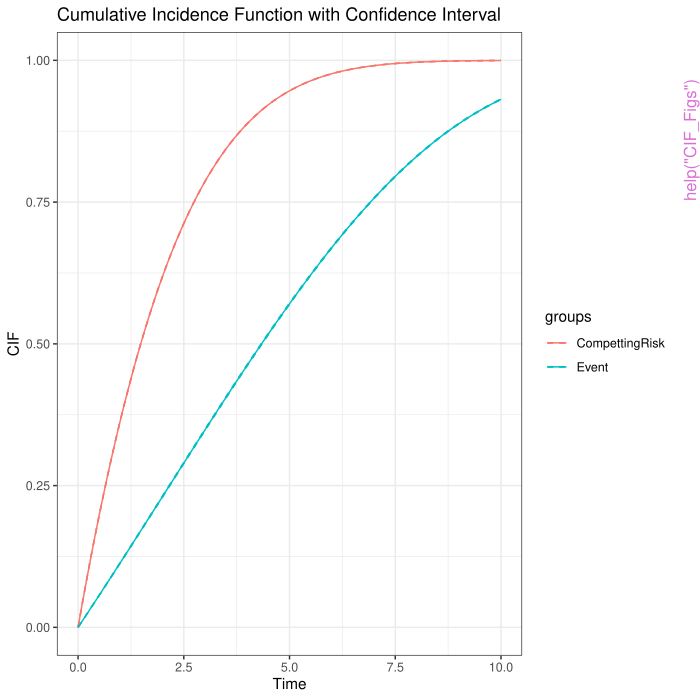

Recreate this plot in R.
pkgname <- "cmpp"
source(file.path(R.home("share"), "R", "examples-header.R"))
options(warn = 1)
options(pager = "console")
base::assign(".ExTimings", "cmpp-Ex.timings", pos = 'CheckExEnv')
base::cat("name\tuser\tsystem\telapsed\n", file=base::get(".ExTimings", pos = 'CheckExEnv'))
base::assign(".format_ptime",
function(x) {
  if(!is.na(x[4L])) x[1L] <- x[1L] + x[4L]
  if(!is.na(x[5L])) x[2L] <- x[2L] + x[5L]
  options(OutDec = '.')
  format(x[1L:3L], digits = 7L)
},
pos = 'CheckExEnv')

### * </HEADER>
library('cmpp')

base::assign(".oldSearch", base::search(), pos = 'CheckExEnv')
base::assign(".old_wd", base::getwd(), pos = 'CheckExEnv')
cleanEx()
nameEx("CIF_Figs")
### * CIF_Figs

flush(stderr()); flush(stdout())

base::assign(".ptime", proc.time(), pos = "CheckExEnv")
### Name: CIF_Figs
### Title: Plot Cumulative Incidence Functions (CIF) with Confidence
###   Intervals
### Aliases: CIF_Figs

### ** Examples

library(cmpp)
data("fertility_data")
Nam <- names(fertility_data)
fertility_data$Education
datt <- make_Dummy(fertility_data, features = c("Education"))
datt <- datt$New_Data 
datt['Primary_Secondary'] <- datt$`Education:2`
datt['Higher_Education'] <- datt$`Education:3`
datt$`Education:2` <- datt$`Education:3` <- NULL
datt2 <- make_Dummy(datt, features = 'Event')$New_Data
d1 <- datt2$`Event:2`
d2 <- datt2$`Event:3`
feat <- datt2[c('age', 'Primary_Secondary', 'Higher_Education')] |> 
   data.matrix()
timee <- datt2[['time']]
Initialize(feat, timee, d1, d2, 1e-10)
initial_params <- c(0.001, 0.001, 0.001, 0.001)
result <- CIF_res1(initial_params)
print(result)
initial_params <- c(0.01, 0.01, 0.01, 0.01)
TimeFailure <- seq(0, 10, by = 0.1)
plot <- CIF_Figs(initial_params, TimeFailure)
print(plot)




base::assign(".dptime", (proc.time() - get(".ptime", pos = "CheckExEnv")), pos = "CheckExEnv")
base::cat("CIF_Figs", base::get(".format_ptime", pos = 'CheckExEnv')(get(".dptime", pos = "CheckExEnv")), "\n", file=base::get(".ExTimings", pos = 'CheckExEnv'), append=TRUE, sep="\t")
cleanEx()
nameEx("CIF_res1")
### * CIF_res1

flush(stderr()); flush(stdout())

base::assign(".ptime", proc.time(), pos = "CheckExEnv")
### Name: CIF_res1
### Title: Compute Cumulative Incidence Function (CIF) Results
### Aliases: CIF_res1

### ** Examples

library(cmpp)
data("fertility_data")
Nam <- names(fertility_data)
fertility_data$Education
datt <- make_Dummy(fertility_data, features = c("Education"))
datt <- datt$New_Data 
datt['Primary_Secondary'] <- datt$`Education:2`
datt['Higher_Education'] <- datt$`Education:3`
datt$`Education:2` <- datt$`Education:3` <- NULL
datt2 <- make_Dummy(datt, features = 'Event')$New_Data
d1 <- datt2$`Event:2`
d2 <- datt2$`Event:3`
feat <- datt2[c('age', 'Primary_Secondary', 'Higher_Education')] |> 
   data.matrix()
timee <- datt2[['time']]
Initialize(feat, timee, d1, d2, 1e-10)
initial_params <- c(0.001, 0.001, 0.001, 0.001)
result <- CIF_res1(initial_params)
print(result)




base::assign(".dptime", (proc.time() - get(".ptime", pos = "CheckExEnv")), pos = "CheckExEnv")
base::cat("CIF_res1", base::get(".format_ptime", pos = 'CheckExEnv')(get(".dptime", pos = "CheckExEnv")), "\n", file=base::get(".ExTimings", pos = 'CheckExEnv'), append=TRUE, sep="\t")
cleanEx()
nameEx("Cleanup")
### * Cleanup

flush(stderr()); flush(stdout())

base::assign(".ptime", proc.time(), pos = "CheckExEnv")
### Name: Cleanup
### Title: Clean up memory by deleting the pointer to the Cmpp instance
### Aliases: Cleanup

### ** Examples

# Assuming you have previously initialized the Cmpp object with `Initialize()`
Cleanup()



base::assign(".dptime", (proc.time() - get(".ptime", pos = "CheckExEnv")), pos = "CheckExEnv")
base::cat("Cleanup", base::get(".format_ptime", pos = 'CheckExEnv')(get(".dptime", pos = "CheckExEnv")), "\n", file=base::get(".ExTimings", pos = 'CheckExEnv'), append=TRUE, sep="\t")
cleanEx()
nameEx("Cmpp_CIF")
### * Cmpp_CIF

flush(stderr()); flush(stdout())

base::assign(".ptime", proc.time(), pos = "CheckExEnv")
### Name: Cmpp_CIF
### Title: Compute and Plot Cumulative Incidence Functions (CIF) for
###   Competing Risks
### Aliases: Cmpp_CIF

### ** Examples

library(cmpp)
data("fertility_data")
Nam <- names(fertility_data)
fertility_data$Education
datt <- make_Dummy(fertility_data, features = c("Education"))
datt <- datt$New_Data 
datt['Primary_Secondary'] <- datt$`Education:2`
datt['Higher_Education'] <- datt$`Education:3`
datt$`Education:2` <- datt$`Education:3` <- NULL
datt2 <- make_Dummy(datt, features = 'Event')$New_Data
d1 <- datt2$`Event:2`
d2 <- datt2$`Event:3`
feat <- datt2[c('age', 'Primary_Secondary', 'Higher_Education')] |> 
   data.matrix()
timee <- datt2[['time']]
Initialize(feat, timee, d1, d2, 1e-10)
result <- Cmpp_CIF(
  featureID = c(1, 2),
  featureValue = c(0.5, 1.2),
  RiskNames = c("Event1", "Event2"),
  TypeMethod = "GOR",
  predTime = seq(0, 10, by = 0.5)
)
print(result$Plot$Plot_InputModel)  # Plot for the specified model
print(result$Plot$PlotAdjusted_AllModels)  # Adjusted CIFs for all models
print(result$CIF$CIFAdjusted)  # Adjusted CIF values




base::assign(".dptime", (proc.time() - get(".ptime", pos = "CheckExEnv")), pos = "CheckExEnv")
base::cat("Cmpp_CIF", base::get(".format_ptime", pos = 'CheckExEnv')(get(".dptime", pos = "CheckExEnv")), "\n", file=base::get(".ExTimings", pos = 'CheckExEnv'), append=TRUE, sep="\t")
cleanEx()
nameEx("F_cdf_rcpp")
### * F_cdf_rcpp

flush(stderr()); flush(stdout())

base::assign(".ptime", proc.time(), pos = "CheckExEnv")
### Name: F_cdf_rcpp
### Title: Compute the CDF of the Parametric Generalized odds rate (GOR)
### Aliases: F_cdf_rcpp

### ** Examples

library(cmpp)
set.seed(321)
features <- matrix(rnorm(300, 1, 2), nrow = 100, ncol = 3)
delta1 <- sample(c(0, 1), 100, replace = TRUE)
delta2 <- 1 - delta1
x <- rexp(100, rate = 1/2)
Initialize(features, x, delta1, delta2, h = 1e-3)
params <- rep(0.001, (ncol(features) + 3))
y <- 0.07
z <- features[1, ]
(cdf_value <- F_cdf_rcpp(params, z, y))



base::assign(".dptime", (proc.time() - get(".ptime", pos = "CheckExEnv")), pos = "CheckExEnv")
base::cat("F_cdf_rcpp", base::get(".format_ptime", pos = 'CheckExEnv')(get(".dptime", pos = "CheckExEnv")), "\n", file=base::get(".ExTimings", pos = 'CheckExEnv'), append=TRUE, sep="\t")
cleanEx()
nameEx("F_cdf_rcpp2")
### * F_cdf_rcpp2

flush(stderr()); flush(stdout())

base::assign(".ptime", proc.time(), pos = "CheckExEnv")
### Name: F_cdf_rcpp2
### Title: Compute the CDF of the Parametric Proportional Odds Model (POM)
### Aliases: F_cdf_rcpp2

### ** Examples

library(cmpp)
set.seed(1984)
features <- matrix(rnorm(300, 1, 2), nrow = 100, ncol = 3)
delta1 <- sample(c(0, 1), 100, replace = TRUE)
delta2 <- 1 - delta1
x <- rexp(100, rate = 1/2)
Initialize(features, x, delta1, delta2, h = 1e-5)
params <- rep(0.001, (ncol(features) + 2))
x <- 2
cdf_value <- F_cdf_rcpp2(params, features[1, ], x)
print(cdf_value)




base::assign(".dptime", (proc.time() - get(".ptime", pos = "CheckExEnv")), pos = "CheckExEnv")
base::cat("F_cdf_rcpp2", base::get(".format_ptime", pos = 'CheckExEnv')(get(".dptime", pos = "CheckExEnv")), "\n", file=base::get(".ExTimings", pos = 'CheckExEnv'), append=TRUE, sep="\t")
cleanEx()
nameEx("F_cdf_rcpp3")
### * F_cdf_rcpp3

flush(stderr()); flush(stdout())

base::assign(".ptime", proc.time(), pos = "CheckExEnv")
### Name: F_cdf_rcpp3
### Title: Compute the CDF of the Parametric Proportional Hazards Model
###   (PHM)
### Aliases: F_cdf_rcpp3

### ** Examples

library(cmpp)
set.seed(1984)
features <- matrix(rnorm(300, 1, 2), nrow = 100, ncol = 3)
delta1 <- sample(c(0, 1), 100, replace = TRUE)
delta2 <- 1 - delta1
x <- rexp(100, rate = 1/10)
Initialize(features, x, delta1, delta2, h = 1e-5)
params <- rep(0.001, (ncol(features) + 2))
x <- 5
cdf_value <- F_cdf_rcpp3(params, features[1, ], x)
print(cdf_value)




base::assign(".dptime", (proc.time() - get(".ptime", pos = "CheckExEnv")), pos = "CheckExEnv")
base::cat("F_cdf_rcpp3", base::get(".format_ptime", pos = 'CheckExEnv')(get(".dptime", pos = "CheckExEnv")), "\n", file=base::get(".ExTimings", pos = 'CheckExEnv'), append=TRUE, sep="\t")
cleanEx()
nameEx("FineGray_Model")
### * FineGray_Model

flush(stderr()); flush(stdout())

base::assign(".ptime", proc.time(), pos = "CheckExEnv")
### Name: FineGray_Model
### Title: Fine-Gray Model for Competing Risks Data
### Aliases: FineGray_Model

### ** Examples

library(cmpp)
data("fertility_data")
Nam <- names(fertility_data)
fertility_data$Education
datt <- make_Dummy(fertility_data, features = c("Education"))
datt <- datt$New_Data 
datt['Primary_Secondary'] <- datt$`Education:2`
datt['Higher_Education'] <- datt$`Education:3`
datt$`Education:2` <- datt$`Education:3` <- NULL
datt2 <- make_Dummy(datt, features = 'Event')$New_Data
d1 <- datt2$`Event:2`
d2 <- datt2$`Event:3`
feat <- datt2[c('age', 'Primary_Secondary', 'Higher_Education')] |> 
   data.matrix()
timee <- datt2[['time']]
Initialize(feat, timee, d1, d2, 1e-10)
result <- FineGray_Model(
  CovarNames = c("Covar1", "Covar2", "Covar3"),
  Failcode = 1,
  RiskNames = c("Event1", "Event2")
)
print(result$Results)  # Summary of the Fine-Gray model
#print(result$Plot)     # Plot of the CIFs
print(result$CIF_Results)  # CIF data




base::assign(".dptime", (proc.time() - get(".ptime", pos = "CheckExEnv")), pos = "CheckExEnv")
base::cat("FineGray_Model", base::get(".format_ptime", pos = 'CheckExEnv')(get(".dptime", pos = "CheckExEnv")), "\n", file=base::get(".ExTimings", pos = 'CheckExEnv'), append=TRUE, sep="\t")
cleanEx()
nameEx("GetData")
### * GetData

flush(stderr()); flush(stdout())

base::assign(".ptime", proc.time(), pos = "CheckExEnv")
### Name: GetData
### Title: Retrieve Initialized Data from the Cmpp Model
### Aliases: GetData

### ** Examples

library(cmpp)
data("fertility_data")
Nam <- names(fertility_data)
fertility_data$Education
datt <- make_Dummy(fertility_data, features = c("Education"))
datt <- datt$New_Data 
datt['Primary_Secondary'] <- datt$`Education:2`
datt['Higher_Education'] <- datt$`Education:3`
datt$`Education:2` <- datt$`Education:3` <- NULL
datt2 <- make_Dummy(datt, features = 'Event')$New_Data
d1 <- datt2$`Event:2`
d2 <- datt2$`Event:3`
feat <- datt2[c('age', 'Primary_Secondary', 'Higher_Education')] |> 
   data.matrix()
timee <- datt2[['time']]
Initialize(feat, timee, d1, d2, 1e-10)
data <- GetData()
print(data$features)  # Feature matrix
print(data$timee)      # Failure times
print(data$delta1)    # Indicator for the first competing event
print(data$delta2)    # Indicator for the second competing event



base::assign(".dptime", (proc.time() - get(".ptime", pos = "CheckExEnv")), pos = "CheckExEnv")
base::cat("GetData", base::get(".format_ptime", pos = 'CheckExEnv')(get(".dptime", pos = "CheckExEnv")), "\n", file=base::get(".ExTimings", pos = 'CheckExEnv'), append=TRUE, sep="\t")
cleanEx()
nameEx("GetDim")
### * GetDim

flush(stderr()); flush(stdout())

base::assign(".ptime", proc.time(), pos = "CheckExEnv")
### Name: GetDim
### Title: Get Dimensions of the Cmpp Object
### Aliases: GetDim

### ** Examples

# Initialize Cmpp object
library(cmpp)
data("fertility_data")
Nam <- names(fertility_data)
fertility_data$Education
datt <- make_Dummy(fertility_data, features = c("Education"))
datt <- datt$New_Data 
datt['Primary_Secondary'] <- datt$`Education:2`
datt['Higher_Education'] <- datt$`Education:3`
datt$`Education:2` <- datt$`Education:3` <- NULL
datt2 <- make_Dummy(datt, features = 'Event')$New_Data
d1 <- datt2$`Event:2`
d2 <- datt2$`Event:3`
feat <- datt2[c('age', 'Primary_Secondary', 'Higher_Education')] |> 
   data.matrix()
timee <- datt2[['time']]
Initialize(feat, timee, d1, d2, 1e-10)
# Get dimensions
dims <- GetDim()
dims$Nsamp    # Number of samples
dims$Nfeature # Number of features



base::assign(".dptime", (proc.time() - get(".ptime", pos = "CheckExEnv")), pos = "CheckExEnv")
base::cat("GetDim", base::get(".format_ptime", pos = 'CheckExEnv')(get(".dptime", pos = "CheckExEnv")), "\n", file=base::get(".ExTimings", pos = 'CheckExEnv'), append=TRUE, sep="\t")
cleanEx()
nameEx("Initialize")
### * Initialize

flush(stderr()); flush(stdout())

base::assign(".ptime", proc.time(), pos = "CheckExEnv")
### Name: Initialize
### Title: Initialize Data for the Cmpp Model
### Aliases: Initialize

### ** Examples

library(cmpp)
features <- matrix(rnorm(100), ncol = 5)
x <- rnorm(20)
delta1 <- sample(0:1, 20, replace = TRUE)
delta2 <- 1 - delta1
Initialize(features, x, delta1, delta2, h = 1e-5)



base::assign(".dptime", (proc.time() - get(".ptime", pos = "CheckExEnv")), pos = "CheckExEnv")
base::cat("Initialize", base::get(".format_ptime", pos = 'CheckExEnv')(get(".dptime", pos = "CheckExEnv")), "\n", file=base::get(".ExTimings", pos = 'CheckExEnv'), append=TRUE, sep="\t")
cleanEx()
nameEx("LogLike1")
### * LogLike1

flush(stderr()); flush(stdout())

base::assign(".ptime", proc.time(), pos = "CheckExEnv")
### Name: LogLike1
### Title: Compute the Log-Likelihood for the Model
### Aliases: LogLike1

### ** Examples

library(cmpp)
data("fertility_data")
Nam <- names(fertility_data)
fertility_data$Education
datt <- make_Dummy(fertility_data, features = c("Education"))
datt <- datt$New_Data 
datt['Primary_Secondary'] <- datt$`Education:2`
datt['Higher_Education'] <- datt$`Education:3`
datt$`Education:2` <- datt$`Education:3` <- NULL
datt2 <- make_Dummy(datt, features = 'Event')$New_Data
d1 <- datt2$`Event:2`
d2 <- datt2$`Event:3`
feat <- datt2[c('age', 'Primary_Secondary', 'Higher_Education')] |> 
   data.matrix()
timee <- datt2[['time']]
Initialize(feat, timee, d1, d2, 1e-10)
param <- c(0.01, 0.01, 0.01, 0.01)
LogLike1(param)



base::assign(".dptime", (proc.time() - get(".ptime", pos = "CheckExEnv")), pos = "CheckExEnv")
base::cat("LogLike1", base::get(".format_ptime", pos = 'CheckExEnv')(get(".dptime", pos = "CheckExEnv")), "\n", file=base::get(".ExTimings", pos = 'CheckExEnv'), append=TRUE, sep="\t")
cleanEx()
nameEx("bootstrap_variance")
### * bootstrap_variance

flush(stderr()); flush(stdout())

base::assign(".ptime", proc.time(), pos = "CheckExEnv")
### Name: bootstrap_variance
### Title: Estimate Variance of Parameters Using Bootstrap Method
### Aliases: bootstrap_variance

### ** Examples

library(cmpp)
features <- matrix(rnorm(100), ncol = 5)
x <- rnorm(20)
delta1 <- sample(0:1, 20, replace = TRUE)
delta2 <- 1 - delta1
initial_params <- c(0.01, 0.01, 0.01, 0.01)
n_bootstrap <- 100
results <- bootstrap_variance(features, x, delta1, delta2, 
initial_params, n_bootstrap, optimMethod = "BFGS")
print(results$variances)
print(results$bootstrap_estimates)



base::assign(".dptime", (proc.time() - get(".ptime", pos = "CheckExEnv")), pos = "CheckExEnv")
base::cat("bootstrap_variance", base::get(".format_ptime", pos = 'CheckExEnv')(get(".dptime", pos = "CheckExEnv")), "\n", file=base::get(".ExTimings", pos = 'CheckExEnv'), append=TRUE, sep="\t")
cleanEx()
nameEx("cdf_gomp")
### * cdf_gomp

flush(stderr()); flush(stdout())

base::assign(".ptime", proc.time(), pos = "CheckExEnv")
### Name: cdf_gomp
### Title: Compute the CDF of the Gompertz Distribution
### Aliases: cdf_gomp

### ** Examples

library(cmpp)
data("fertility_data")
Nam <- names(fertility_data)
fertility_data$Education
datt <- make_Dummy(fertility_data, features = c("Education"))
datt <- datt$New_Data 
datt['Primary_Secondary'] <- datt$`Education:2`
datt['Higher_Education'] <- datt$`Education:3`
datt$`Education:2` <- datt$`Education:3` <- NULL
datt2 <- make_Dummy(datt, features = 'Event')$New_Data
d1 <- datt2$`Event:2`
d2 <- datt2$`Event:3`
feat <- datt2[c('age', 'Primary_Secondary', 'Higher_Education')] |> 
   data.matrix()
timee <- datt2[['time']]
Initialize(feat, timee, d1, d2, 1e-10)
x <- c(1, 2, 3)
alpha <- 0.5
beta <- 0.1
lapply(x, cdf_gomp, alpha = alpha, beta = beta) |> unlist()



base::assign(".dptime", (proc.time() - get(".ptime", pos = "CheckExEnv")), pos = "CheckExEnv")
base::cat("cdf_gomp", base::get(".format_ptime", pos = 'CheckExEnv')(get(".dptime", pos = "CheckExEnv")), "\n", file=base::get(".ExTimings", pos = 'CheckExEnv'), append=TRUE, sep="\t")
cleanEx()
nameEx("cmpp")
### * cmpp

flush(stderr()); flush(stdout())

base::assign(".ptime", proc.time(), pos = "CheckExEnv")
### Name: cmpp
### Title: Direct Parametric Inference for the Cumulative Incidence
###   Function in Competing Risks
### Aliases: cmpp-package cmpp
### Keywords: cumulative incidence parametric regression risks survival

### ** Examples

## Example: Initialize the Cmpp model and compute CIFs
library(cmpp)
features <- matrix(rnorm(300, 1, 2), nrow = 100, ncol = 3)
delta1 <- sample(c(0, 1), 100, replace = TRUE)
delta2 <- 1 - delta1
timee <- rexp(100, rate = 1/10)
Initialize(features, timee, delta1, delta2, h = 1e-5)
# Initialize the Cmpp model
# Estimate parameters using the Generalized odds rate (GOR)
initial_params <- rep(0.001, 2 * (ncol(features) + 3))
result <- estimate_parameters_GOR(initial_params)
print(result)
# Compute CIFs for competing risks (without covariate effect | Not Regression model)
cif_results <- CIF_res1()
print(cif_results)
# Plot CIFs with confidence intervals
plot <- CIF_Figs(rep(0.01, 4), timee)
print(plot)
# Compute and plot adjusted CIFs
result_cif <- Cmpp_CIF(
featureID = c(1, 2),
featureValue = c(0.5, 1.2),
RiskNames = c("Event1", "Event2"),
TypeMethod = "GOR",
predTime = seq(0, 10, by = 0.5)
)
print(result_cif$Plot$Plot_InputModel) # Plot for the specified model
print(result_cif$CIF$CIFAdjusted) # Adjusted CIF values
# Fit a Fine-Gray model for competing risks
result_fg <- FineGray_Model(
CovarNames = c("Covar1", "Covar2", 'Covar3'),
Failcode = 1,
RiskNames = c("Event1", "Event2")
)
print(result_fg$Results)  # Summary of the Fine-Gray model
print(result_fg$Plot) # Plot of the CIFs

# Clean up memory
Cleanup()




base::assign(".dptime", (proc.time() - get(".ptime", pos = "CheckExEnv")), pos = "CheckExEnv")
base::cat("cmpp", base::get(".format_ptime", pos = 'CheckExEnv')(get(".dptime", pos = "CheckExEnv")), "\n", file=base::get(".ExTimings", pos = 'CheckExEnv'), append=TRUE, sep="\t")
cleanEx()
nameEx("compute_grad")
### * compute_grad

flush(stderr()); flush(stdout())

base::assign(".ptime", proc.time(), pos = "CheckExEnv")
### Name: compute_grad
### Title: Compute the Numerical Gradient of the Log-Likelihood
### Aliases: compute_grad

### ** Examples

library(cmpp)
data("fertility_data")
Nam <- names(fertility_data)
fertility_data$Education
datt <- make_Dummy(fertility_data, features = c("Education"))
datt <- datt$New_Data 
datt['Primary_Secondary'] <- datt$`Education:2`
datt['Higher_Education'] <- datt$`Education:3`
datt$`Education:2` <- datt$`Education:3` <- NULL
datt2 <- make_Dummy(datt, features = 'Event')$New_Data
d1 <- datt2$`Event:2`
d2 <- datt2$`Event:3`
feat <- datt2[c('age', 'Primary_Secondary', 'Higher_Education')] |> 
   data.matrix()
timee <- datt2[['time']]
Initialize(feat, timee, d1, d2, 1e-10)
param <- c(0.5, 0.1, 0.6, 0.2)
compute_grad(param)



base::assign(".dptime", (proc.time() - get(".ptime", pos = "CheckExEnv")), pos = "CheckExEnv")
base::cat("compute_grad", base::get(".format_ptime", pos = 'CheckExEnv')(get(".dptime", pos = "CheckExEnv")), "\n", file=base::get(".ExTimings", pos = 'CheckExEnv'), append=TRUE, sep="\t")
cleanEx()
nameEx("compute_hessian")
### * compute_hessian

flush(stderr()); flush(stdout())

base::assign(".ptime", proc.time(), pos = "CheckExEnv")
### Name: compute_hessian
### Title: Compute the Hessian Matrix of the Log-Likelihood
### Aliases: compute_hessian

### ** Examples

library(cmpp)
data("fertility_data")
Nam <- names(fertility_data)
fertility_data$Education
datt <- make_Dummy(fertility_data, features = c("Education"))
datt <- datt$New_Data 
datt['Primary_Secondary'] <- datt$`Education:2`
datt['Higher_Education'] <- datt$`Education:3`
datt$`Education:2` <- datt$`Education:3` <- NULL
datt2 <- make_Dummy(datt, features = 'Event')$New_Data
d1 <- datt2$`Event:2`
d2 <- datt2$`Event:3`
feat <- datt2[c('age', 'Primary_Secondary', 'Higher_Education')] |> 
   data.matrix()
timee <- datt2[['time']]
Initialize(feat, timee, d1, d2, 1e-10)
# Estimate model parameters using default initial values and the BFGS method
result <- estimate_parameters()
print(result)
param <- c(0.5, 0.1, 0.6, 0.2)
hessian <- compute_hessian(param)
print(hessian)



base::assign(".dptime", (proc.time() - get(".ptime", pos = "CheckExEnv")), pos = "CheckExEnv")
base::cat("compute_hessian", base::get(".format_ptime", pos = 'CheckExEnv')(get(".dptime", pos = "CheckExEnv")), "\n", file=base::get(".ExTimings", pos = 'CheckExEnv'), append=TRUE, sep="\t")
cleanEx()
nameEx("compute_log_f_gradient_rcpp")
### * compute_log_f_gradient_rcpp

flush(stderr()); flush(stdout())

base::assign(".ptime", proc.time(), pos = "CheckExEnv")
### Name: compute_log_f_gradient_rcpp
### Title: Compute the Gradient of the Log-Likelihood Function Generalized
###   odds rate (GOR)
### Aliases: compute_log_f_gradient_rcpp

### ** Examples

library(cmpp)
features <- matrix(rnorm(300, 1, 2), nrow = 100, ncol = 3)
set.seed(1984)
delta1 <- sample(c(0, 1), 100, replace = TRUE)
delta2 <- 1 - delta1
x <- rexp(100, rate = 1/3)
Initialize(features, x, delta1, delta2, h = 1e-5)
params <- rep(0.001, 2 * (ncol(features) + 3))
gradient <- compute_log_f_gradient_rcpp(params)
print(gradient)




base::assign(".dptime", (proc.time() - get(".ptime", pos = "CheckExEnv")), pos = "CheckExEnv")
base::cat("compute_log_f_gradient_rcpp", base::get(".format_ptime", pos = 'CheckExEnv')(get(".dptime", pos = "CheckExEnv")), "\n", file=base::get(".ExTimings", pos = 'CheckExEnv'), append=TRUE, sep="\t")
cleanEx()
nameEx("compute_log_f_gradient_rcpp2")
### * compute_log_f_gradient_rcpp2

flush(stderr()); flush(stdout())

base::assign(".ptime", proc.time(), pos = "CheckExEnv")
### Name: compute_log_f_gradient_rcpp2
### Title: Compute the Gradient of the Log-Likelihood Function Proportional
###   Odds Model (POM)
### Aliases: compute_log_f_gradient_rcpp2

### ** Examples

library(cmpp)
set.seed(1984)
features <- matrix(rnorm(300, 1, 2), nrow = 100, ncol = 3)
delta1 <- sample(c(0, 1), 100, replace = TRUE)
delta2 <- 1 - delta1
x <- rexp(100, rate = 1/5)
Initialize(features, x, delta1, delta2, h = 1e-5)
params <- rep(0.001, 2 * (ncol(features) + 2))
gradient <- compute_log_f_gradient_rcpp2(params)
print(gradient)




base::assign(".dptime", (proc.time() - get(".ptime", pos = "CheckExEnv")), pos = "CheckExEnv")
base::cat("compute_log_f_gradient_rcpp2", base::get(".format_ptime", pos = 'CheckExEnv')(get(".dptime", pos = "CheckExEnv")), "\n", file=base::get(".ExTimings", pos = 'CheckExEnv'), append=TRUE, sep="\t")
cleanEx()
nameEx("compute_log_f_gradient_rcpp3")
### * compute_log_f_gradient_rcpp3

flush(stderr()); flush(stdout())

base::assign(".ptime", proc.time(), pos = "CheckExEnv")
### Name: compute_log_f_gradient_rcpp3
### Title: Compute the Gradient of the Log-Likelihood Function Proportional
###   Hazards Model (PHM)
### Aliases: compute_log_f_gradient_rcpp3

### ** Examples

library(cmpp)
set.seed(1984)  
features <- matrix(rnorm(300, 1, 2), nrow = 100, ncol = 3)
delta1 <- sample(c(0, 1), 100, replace = TRUE)
delta2 <- 1 - delta1
x <- rexp(100, rate = 1/10)
Initialize(features, x, delta1, delta2, h = 1e-5)
params <- rep(0.001, 2 * (ncol(features) + 2))
gradient <- compute_log_f_gradient_rcpp3(params)
print(gradient)




base::assign(".dptime", (proc.time() - get(".ptime", pos = "CheckExEnv")), pos = "CheckExEnv")
base::cat("compute_log_f_gradient_rcpp3", base::get(".format_ptime", pos = 'CheckExEnv')(get(".dptime", pos = "CheckExEnv")), "\n", file=base::get(".ExTimings", pos = 'CheckExEnv'), append=TRUE, sep="\t")
cleanEx()
nameEx("compute_log_f_hessian_rcpp")
### * compute_log_f_hessian_rcpp

flush(stderr()); flush(stdout())

base::assign(".ptime", proc.time(), pos = "CheckExEnv")
### Name: compute_log_f_hessian_rcpp
### Title: Compute the Hessian Matrix of the Log-Likelihood Function
###   Generalized odds rate (GOR)
### Aliases: compute_log_f_hessian_rcpp

### ** Examples

library(cmpp)
set.seed(1984)
features <- matrix(rnorm(300, 1, 2), nrow = 100, ncol = 3)
delta1 <- sample(c(0, 1), 100, replace = TRUE)
delta2 <- 1 - delta1
x <- rexp(100, rate = 1/7)
Initialize(features, x, delta1, delta2, h = 1e-4)
params <- rep(0.001, 2 * (ncol(features) + 3))
hessian <- compute_log_f_hessian_rcpp(params)
print(hessian)




base::assign(".dptime", (proc.time() - get(".ptime", pos = "CheckExEnv")), pos = "CheckExEnv")
base::cat("compute_log_f_hessian_rcpp", base::get(".format_ptime", pos = 'CheckExEnv')(get(".dptime", pos = "CheckExEnv")), "\n", file=base::get(".ExTimings", pos = 'CheckExEnv'), append=TRUE, sep="\t")
cleanEx()
nameEx("estimate_parameters")
### * estimate_parameters

flush(stderr()); flush(stdout())

base::assign(".ptime", proc.time(), pos = "CheckExEnv")
### Name: estimate_parameters
### Title: Estimate Model Parameters Using Optimization
### Aliases: estimate_parameters

### ** Examples

library(cmpp)
data("fertility_data")
Nam <- names(fertility_data)
fertility_data$Education
datt <- make_Dummy(fertility_data, features = c("Education"))
datt <- datt$New_Data 
datt['Primary_Secondary'] <- datt$`Education:2`
datt['Higher_Education'] <- datt$`Education:3`
datt$`Education:2` <- datt$`Education:3` <- NULL
datt2 <- make_Dummy(datt, features = 'Event')$New_Data
d1 <- datt2$`Event:2`
d2 <- datt2$`Event:3`
feat <- datt2[c('age', 'Primary_Secondary', 'Higher_Education')] |> 
   data.matrix()
timee <- datt2[['time']]
Initialize(feat, timee, d1, d2, 1e-10)
# Estimate model parameters using default initial values and the BFGS method
result <- estimate_parameters()
print(result)




base::assign(".dptime", (proc.time() - get(".ptime", pos = "CheckExEnv")), pos = "CheckExEnv")
base::cat("estimate_parameters", base::get(".format_ptime", pos = 'CheckExEnv')(get(".dptime", pos = "CheckExEnv")), "\n", file=base::get(".ExTimings", pos = 'CheckExEnv'), append=TRUE, sep="\t")
cleanEx()
nameEx("estimate_parameters_GOR")
### * estimate_parameters_GOR

flush(stderr()); flush(stdout())

base::assign(".ptime", proc.time(), pos = "CheckExEnv")
### Name: estimate_parameters_GOR
### Title: Estimate Parameters for the Generalized odds rate (GOR)
### Aliases: estimate_parameters_GOR

### ** Examples

library(cmpp)
# Example data
set.seed(371)
features <- matrix(rnorm(300, 1, 2), nrow = 100, ncol = 3)
delta1 <- sample(c(0, 1), 100, replace = TRUE)
delta2 <- 1 - delta1
x <- rexp(100, rate = 1/4)
# Initialize the Cmpp model
Initialize(features, x, delta1, delta2, h = 1e-5)
# Define initial parameter values
initial_params <- rep(0.001, 2 * (ncol(features) + 3))
# Estimate parameters using the GOR
result <- estimate_parameters_GOR(initial_params)
print(result)




base::assign(".dptime", (proc.time() - get(".ptime", pos = "CheckExEnv")), pos = "CheckExEnv")
base::cat("estimate_parameters_GOR", base::get(".format_ptime", pos = 'CheckExEnv')(get(".dptime", pos = "CheckExEnv")), "\n", file=base::get(".ExTimings", pos = 'CheckExEnv'), append=TRUE, sep="\t")
cleanEx()
nameEx("estimate_parameters_PHM")
### * estimate_parameters_PHM

flush(stderr()); flush(stdout())

base::assign(".ptime", proc.time(), pos = "CheckExEnv")
### Name: estimate_parameters_PHM
### Title: Estimate Parameters for the Proportional Hazards Model (PHM)
### Aliases: estimate_parameters_PHM

### ** Examples

library(cmpp)
set.seed(1984)
# Example data
features <- matrix(rnorm(300, 1, 2), nrow = 100, ncol = 3)
delta1 <- sample(c(0, 1), 100, replace = TRUE)
delta2 <- 1 - delta1
x <- rexp(100, rate = 1/10)

# Initialize the Cmpp model
Initialize(features, x, delta1, delta2, h = 1e-5)

# Define initial parameter values
initial_params <- rep(0.001, 2 * (ncol(features) + 2))

# Estimate parameters using the PHM
result <- estimate_parameters_PHM(initial_params)
print(result)




base::assign(".dptime", (proc.time() - get(".ptime", pos = "CheckExEnv")), pos = "CheckExEnv")
base::cat("estimate_parameters_PHM", base::get(".format_ptime", pos = 'CheckExEnv')(get(".dptime", pos = "CheckExEnv")), "\n", file=base::get(".ExTimings", pos = 'CheckExEnv'), append=TRUE, sep="\t")
cleanEx()
nameEx("estimate_parameters_POM")
### * estimate_parameters_POM

flush(stderr()); flush(stdout())

base::assign(".ptime", proc.time(), pos = "CheckExEnv")
### Name: estimate_parameters_POM
### Title: Estimate Parameters for the Proportional Odds Model (POM)
### Aliases: estimate_parameters_POM

### ** Examples

library(cmpp)
set.seed(1984)
# Example data
features <- matrix(rnorm(300, 1, 2), nrow = 100, ncol = 3)
delta1 <- sample(c(0, 1), 100, replace = TRUE)
delta2 <- 1 - delta1
x <- rexp(100, rate = 1/10)

# Initialize the Cmpp model
Initialize(features, x, delta1, delta2, h = 1e-5)

# Define initial parameter values
initial_params <- rep(0.001, 2 * (ncol(features) + 2))

# Estimate parameters using the POM
result <- estimate_parameters_POM(initial_params)
print(result)




base::assign(".dptime", (proc.time() - get(".ptime", pos = "CheckExEnv")), pos = "CheckExEnv")
base::cat("estimate_parameters_POM", base::get(".format_ptime", pos = 'CheckExEnv')(get(".dptime", pos = "CheckExEnv")), "\n", file=base::get(".ExTimings", pos = 'CheckExEnv'), append=TRUE, sep="\t")
cleanEx()
nameEx("f_pdf_rcpp")
### * f_pdf_rcpp

flush(stderr()); flush(stdout())

base::assign(".ptime", proc.time(), pos = "CheckExEnv")
### Name: f_pdf_rcpp
### Title: Compute the PDF of the Parametric Generalized odds rate (GOR)
### Aliases: f_pdf_rcpp

### ** Examples

library(cmpp)
features <- matrix(rnorm(300, 1, 2), nrow = 100, ncol = 3)
delta1 <- sample(c(0, 1), 100, replace = TRUE)
delta2 <- 1 - delta1
x <- rexp(100, rate = 1/10)
Initialize(features, x, delta1, delta2, h = 1e-5)
params <- rep(0.001, (ncol(features) + 3))
pdf_value <- f_pdf_rcpp(params, features[1, ], x[3])
print(pdf_value)




base::assign(".dptime", (proc.time() - get(".ptime", pos = "CheckExEnv")), pos = "CheckExEnv")
base::cat("f_pdf_rcpp", base::get(".format_ptime", pos = 'CheckExEnv')(get(".dptime", pos = "CheckExEnv")), "\n", file=base::get(".ExTimings", pos = 'CheckExEnv'), append=TRUE, sep="\t")
cleanEx()
nameEx("f_pdf_rcpp2")
### * f_pdf_rcpp2

flush(stderr()); flush(stdout())

base::assign(".ptime", proc.time(), pos = "CheckExEnv")
### Name: f_pdf_rcpp2
### Title: Compute the PDF of the Parametric Proportional Odds Model (POM)
### Aliases: f_pdf_rcpp2

### ** Examples

library(cmpp)
set.seed(1984)
features <- matrix(rnorm(300, 1, 2), nrow = 100, ncol = 3)
delta1 <- sample(c(0, 1), 100, replace = TRUE)
delta2 <- 1 - delta1
x <- rexp(100, rate = 1/9)
Initialize(features, x, delta1, delta2, h = 1e-4)
params <- rep(0.001, (ncol(features) + 2))
pdf_value <- f_pdf_rcpp2(params, features[1, ], x[3])
print(pdf_value)




base::assign(".dptime", (proc.time() - get(".ptime", pos = "CheckExEnv")), pos = "CheckExEnv")
base::cat("f_pdf_rcpp2", base::get(".format_ptime", pos = 'CheckExEnv')(get(".dptime", pos = "CheckExEnv")), "\n", file=base::get(".ExTimings", pos = 'CheckExEnv'), append=TRUE, sep="\t")
cleanEx()
nameEx("f_pdf_rcpp3")
### * f_pdf_rcpp3

flush(stderr()); flush(stdout())

base::assign(".ptime", proc.time(), pos = "CheckExEnv")
### Name: f_pdf_rcpp3
### Title: Compute the PDF of the Parametric Proportional Hazards Model
###   (PHM)
### Aliases: f_pdf_rcpp3

### ** Examples

library(cmpp)
set.seed(21)
features <- matrix(rnorm(300, -1, 2), nrow = 100, ncol = 3)
delta1 <- sample(c(0, 1), 100, replace = TRUE)
delta2 <- 1 - delta1
x <- rexp(100, rate = 1)
Initialize(features, x, delta1, delta2, h = 1e-5)
params <- rep(0.0001, (ncol(features) + 2))
pdf_value <- f_pdf_rcpp3(params, features[4, ], x[4])
print(pdf_value)




base::assign(".dptime", (proc.time() - get(".ptime", pos = "CheckExEnv")), pos = "CheckExEnv")
base::cat("f_pdf_rcpp3", base::get(".format_ptime", pos = 'CheckExEnv')(get(".dptime", pos = "CheckExEnv")), "\n", file=base::get(".ExTimings", pos = 'CheckExEnv'), append=TRUE, sep="\t")
cleanEx()
nameEx("fertility_data")
### * fertility_data

flush(stderr()); flush(stdout())

base::assign(".ptime", proc.time(), pos = "CheckExEnv")
### Name: fertility_data
### Title: Fertility History of Rural Women in Shiraz
### Aliases: fertility_data
### Keywords: datasets

### ** Examples

data(fertility_data)
head(fertility_data)



base::assign(".dptime", (proc.time() - get(".ptime", pos = "CheckExEnv")), pos = "CheckExEnv")
base::cat("fertility_data", base::get(".format_ptime", pos = 'CheckExEnv')(get(".dptime", pos = "CheckExEnv")), "\n", file=base::get(".ExTimings", pos = 'CheckExEnv'), append=TRUE, sep="\t")
cleanEx()
nameEx("log_f_rcpp")
### * log_f_rcpp

flush(stderr()); flush(stdout())

base::assign(".ptime", proc.time(), pos = "CheckExEnv")
### Name: log_f_rcpp
### Title: Compute the Log-Likelihood Function Generalized odds rate (GOR)
### Aliases: log_f_rcpp

### ** Examples

library(cmpp)
set.seed(1984)
features <- matrix(rnorm(300, 1, 2), nrow = 100, ncol = 3)
delta1 <- sample(c(0, 1), 100, replace = TRUE)
delta2 <- 1 - delta1
x <- rexp(100, rate = 1/4)
Initialize(features, x, delta1, delta2, h = 1e-5)
params <- rep(0.001, 2 * (ncol(features) + 3))
log_likelihood <- log_f_rcpp(params)
print(log_likelihood)




base::assign(".dptime", (proc.time() - get(".ptime", pos = "CheckExEnv")), pos = "CheckExEnv")
base::cat("log_f_rcpp", base::get(".format_ptime", pos = 'CheckExEnv')(get(".dptime", pos = "CheckExEnv")), "\n", file=base::get(".ExTimings", pos = 'CheckExEnv'), append=TRUE, sep="\t")
cleanEx()
nameEx("log_f_rcpp2")
### * log_f_rcpp2

flush(stderr()); flush(stdout())

base::assign(".ptime", proc.time(), pos = "CheckExEnv")
### Name: log_f_rcpp2
### Title: Compute the Log-Likelihood Function Proportional Odds Model
###   (POM)
### Aliases: log_f_rcpp2

### ** Examples

library(cmpp)
set.seed(1984)
features <- matrix(rnorm(300, 1, 2), nrow = 100, ncol = 3)
delta1 <- sample(c(0, 1), 100, replace = TRUE)
delta2 <- 1 - delta1
x <- rexp(100, rate = 1/8)
Initialize(features, x, delta1, delta2, h = 1e-5)
params <- rep(0.001, 2 * (ncol(features) + 2))
log_likelihood <- log_f_rcpp2(params)
print(log_likelihood)




base::assign(".dptime", (proc.time() - get(".ptime", pos = "CheckExEnv")), pos = "CheckExEnv")
base::cat("log_f_rcpp2", base::get(".format_ptime", pos = 'CheckExEnv')(get(".dptime", pos = "CheckExEnv")), "\n", file=base::get(".ExTimings", pos = 'CheckExEnv'), append=TRUE, sep="\t")
cleanEx()
nameEx("log_f_rcpp3")
### * log_f_rcpp3

flush(stderr()); flush(stdout())

base::assign(".ptime", proc.time(), pos = "CheckExEnv")
### Name: log_f_rcpp3
### Title: Compute the Log-Likelihood Function Proportional Hazards Model
###   (PHM)
### Aliases: log_f_rcpp3

### ** Examples

library(cmpp)
set.seed(1984)
features <- matrix(rnorm(300, 1, 2), nrow = 100, ncol = 3)
delta1 <- sample(c(0, 1), 100, replace = TRUE)
delta2 <- 1 - delta1
x <- rexp(100, rate = 1/10)
Initialize(features, x, delta1, delta2, h = 1e-5)
params <- rep(0.001, 2 * (ncol(features) + 2))
log_likelihood <- log_f_rcpp3(params)
print(log_likelihood)




base::assign(".dptime", (proc.time() - get(".ptime", pos = "CheckExEnv")), pos = "CheckExEnv")
base::cat("log_f_rcpp3", base::get(".format_ptime", pos = 'CheckExEnv')(get(".dptime", pos = "CheckExEnv")), "\n", file=base::get(".ExTimings", pos = 'CheckExEnv'), append=TRUE, sep="\t")
cleanEx()
nameEx("makeMat")
### * makeMat

flush(stderr()); flush(stdout())

base::assign(".ptime", proc.time(), pos = "CheckExEnv")
### Name: makeMat
### Title: Create a matrix of given size filled with a constant value
### Aliases: makeMat

### ** Examples

library(cmpp)
# Create a 3x3 matrix filled with 5
mat <- makeMat(3, 3, 5)
print(mat)



base::assign(".dptime", (proc.time() - get(".ptime", pos = "CheckExEnv")), pos = "CheckExEnv")
base::cat("makeMat", base::get(".format_ptime", pos = 'CheckExEnv')(get(".dptime", pos = "CheckExEnv")), "\n", file=base::get(".ExTimings", pos = 'CheckExEnv'), append=TRUE, sep="\t")
cleanEx()
nameEx("make_Dummy")
### * make_Dummy

flush(stderr()); flush(stdout())

base::assign(".ptime", proc.time(), pos = "CheckExEnv")
### Name: make_Dummy
### Title: Create Dummy Variables
### Aliases: make_Dummy

### ** Examples

dat <- data.frame(sex = c('M', 'F', 'M'), cause_burn = c('A', 'B', 'A'))
result <- make_Dummy(Data = dat, features = c('sex', 'cause_burn'), reff = "first")
print(result$New_Data)



base::assign(".dptime", (proc.time() - get(".ptime", pos = "CheckExEnv")), pos = "CheckExEnv")
base::cat("make_Dummy", base::get(".format_ptime", pos = 'CheckExEnv')(get(".dptime", pos = "CheckExEnv")), "\n", file=base::get(".ExTimings", pos = 'CheckExEnv'), append=TRUE, sep="\t")
cleanEx()
nameEx("pdf_gomp")
### * pdf_gomp

flush(stderr()); flush(stdout())

base::assign(".ptime", proc.time(), pos = "CheckExEnv")
### Name: pdf_gomp
### Title: Compute the PDF of the Gompertz Distribution
### Aliases: pdf_gomp

### ** Examples

library(cmpp)
data("fertility_data")
Nam <- names(fertility_data)
fertility_data$Education
datt <- make_Dummy(fertility_data, features = c("Education"))
datt <- datt$New_Data 
datt['Primary_Secondary'] <- datt$`Education:2`
datt['Higher_Education'] <- datt$`Education:3`
datt$`Education:2` <- datt$`Education:3` <- NULL
datt2 <- make_Dummy(datt, features = 'Event')$New_Data
d1 <- datt2$`Event:2`
d2 <- datt2$`Event:3`
feat <- datt2[c('age', 'Primary_Secondary', 'Higher_Education')] |> 
   data.matrix()
timee <- datt2[['time']]
Initialize(feat, timee, d1, d2, 1e-10)
x <- c(1, 2, 3)
alpha <- 0.5
beta <- 0.1
lapply(x, pdf_gomp, alpha = alpha, beta = beta) |> unlist()



base::assign(".dptime", (proc.time() - get(".ptime", pos = "CheckExEnv")), pos = "CheckExEnv")
base::cat("pdf_gomp", base::get(".format_ptime", pos = 'CheckExEnv')(get(".dptime", pos = "CheckExEnv")), "\n", file=base::get(".ExTimings", pos = 'CheckExEnv'), append=TRUE, sep="\t")
### * <FOOTER>
###
cleanEx()
options(digits = 7L)
base::cat("Time elapsed: ", proc.time() - base::get("ptime", pos = 'CheckExEnv'),"\n")
grDevices::dev.off()
###
### Local variables: ***
### mode: outline-minor ***
### outline-regexp: "\\(> \\)?### [*]+" ***
### End: ***
quit('no')
